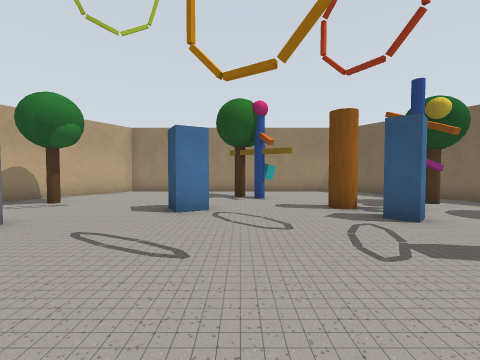
View 1 (above)

15 first-person views from a walk through a world built for the Gazebo simulator. The camera is 0.94 m above the floor, tilts 2° down and sees 90° across. The floor is counted in squares, 1 m on a side. Each view is taken from the middle of a square. On the plan, view 1 faces up. The plan holds only what a view shows up to about 10 squares ahead; the rest is blank.

View 2
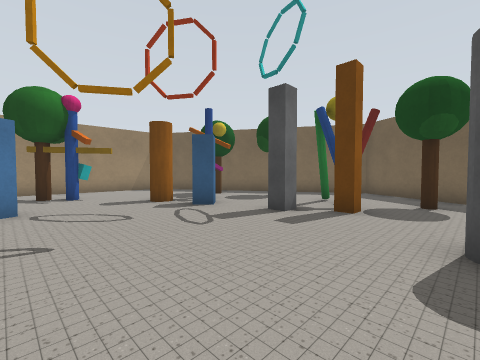

View 3
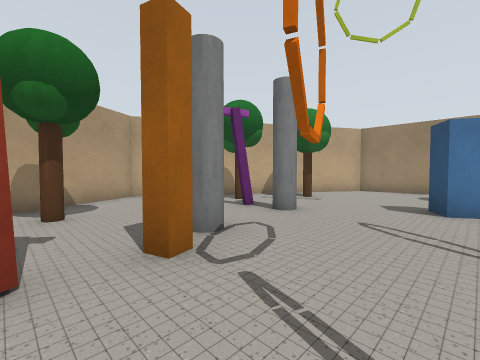

View 4
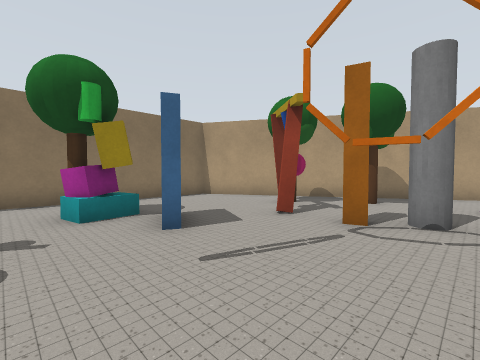

View 5
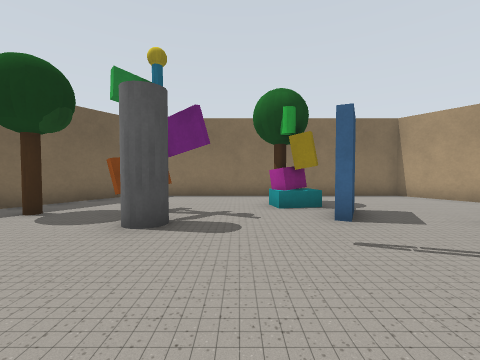

View 6
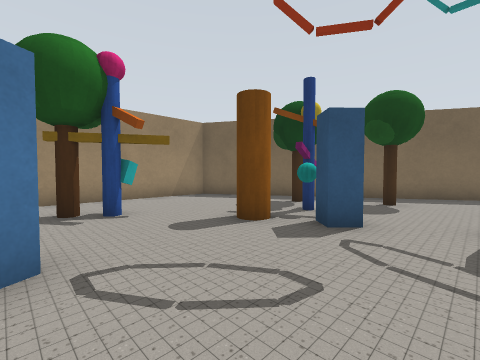

View 7
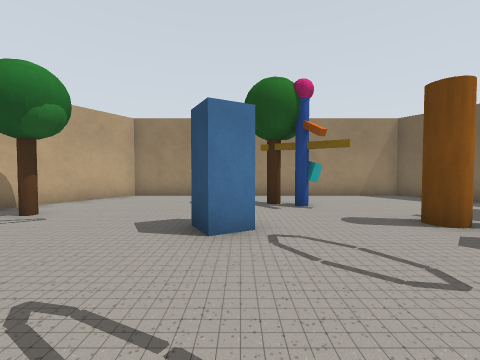

View 8
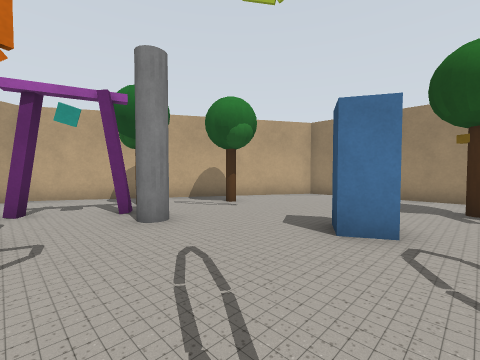

View 9
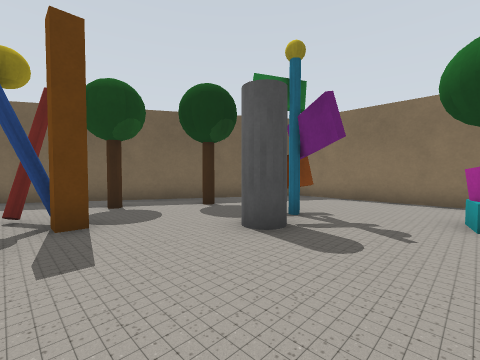

View 10
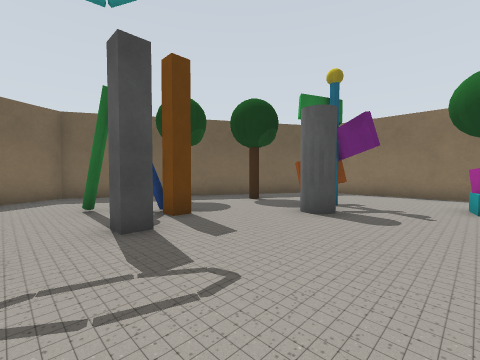

View 11
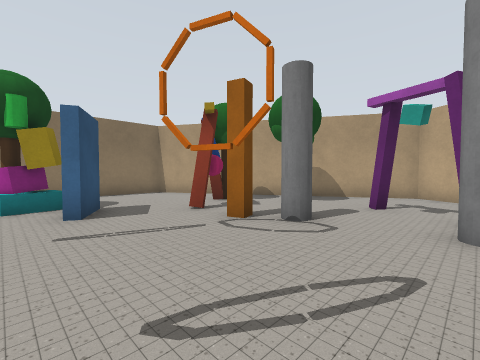

View 12
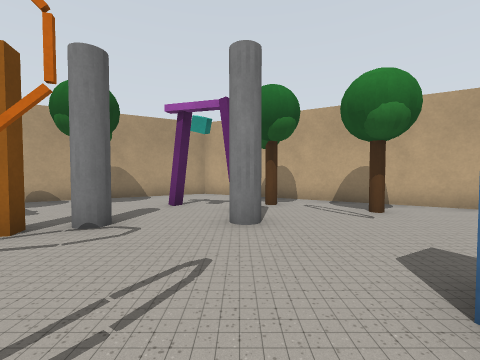

View 13
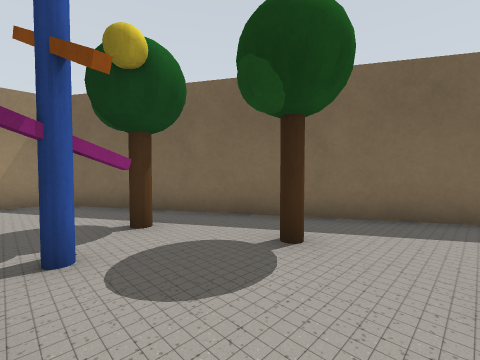

View 14
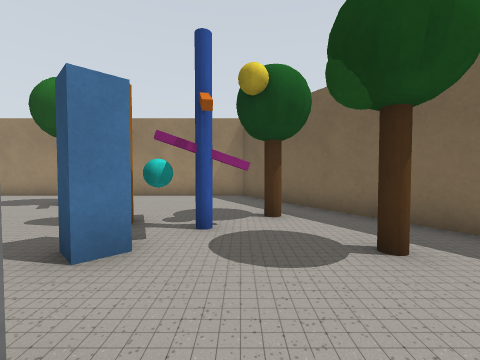

View 15
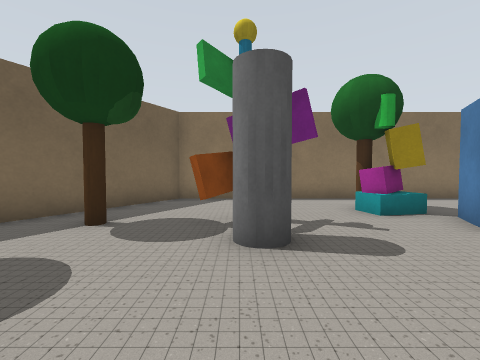

### Floor plan
Points are (right, up) in squares from view 1. A wall is a line through its corners. A room is listed if a view was taken in it or the views show most of it. See-through windows are left out.
Room 1 (views 1, 2, 3, 4, 5, 6, 7, 8, 9, 10, 11, 12, 13, 14, 15)
walls: (-5.1, -6.4) (5.1, -6.4) (10.2, 2.5) (5.1, 11.3) (-5.1, 11.3) (-10.2, 2.5) (-5.1, -6.4)
objects: tree (-7, 0); gate (-7, 2); tree (-7, 5); tree (-6, -2) to (-5, -2); gate (-6, 4); tree (-6, 7) to (-5, 7); grey pole (-5, 4) to (-4, 4); other object (-4, -1); brown post (-4, 0); grey pole (-4, 1); blue box (-2, -3) to (-1, -2); other object (-2, 1) to (-2, 2); blue box (-2, 6) to (-1, 6); other object (-1, -4) to (0, -3); tree (0, -4); tree (0, 9); other object (1, 8) to (2, 9); other object (2, -3) to (4, -2); grey cylinder (3, -2) to (3, -1); blue post (3, 5) to (4, 5); brown cylinder (3, 6); grey post (4, 2); other object (4, 6) to (5, 6); brown post (5, 1); tree (5, 7) to (6, 7); tree (6, -2); other object (6, 2); tree (6, 5) to (7, 5); tree (7, 0)

Positions as (right, up) in squares from view 1, and headings:
1: (0, 0), facing up
2: (-1, -1), facing up-right
3: (-1, -1), facing up-left
4: (1, 2), facing down-left
5: (1, 3), facing down
6: (-1, 3), facing up-right
7: (-1, 2), facing up
8: (0, 2), facing up-left
9: (0, 2), facing down-right
10: (0, 4), facing down-right
11: (0, 4), facing down-left
12: (0, 4), facing left
13: (4, 3), facing up-right
14: (5, 2), facing up
15: (3, 2), facing down
